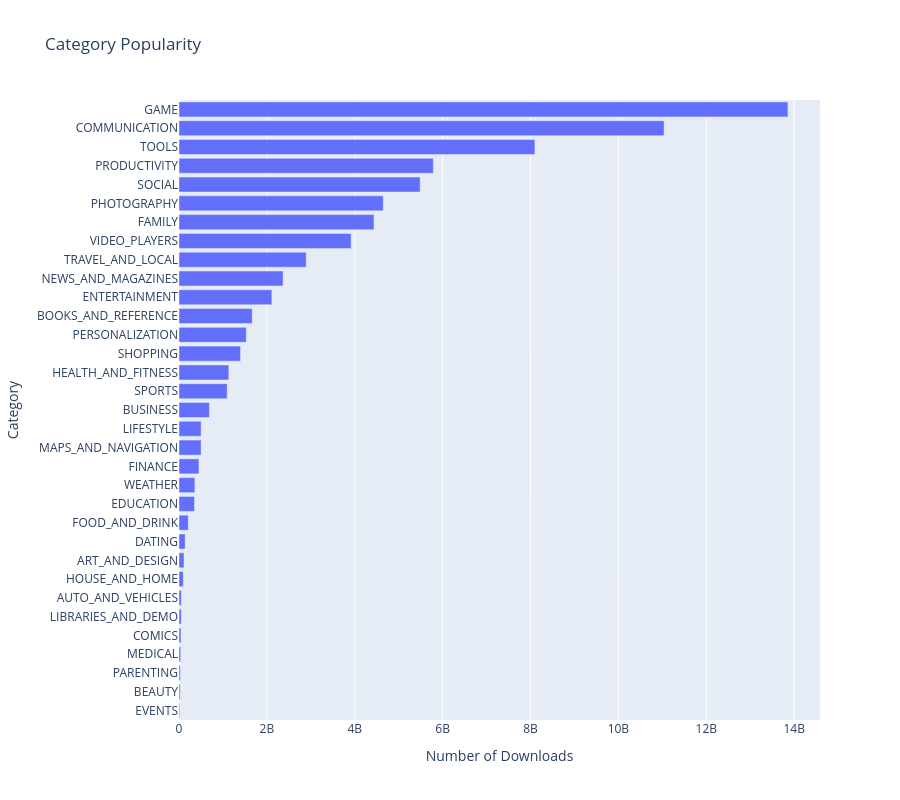

The code cell stored with this chart in its notebook:
### Code cell
h_bar = px.bar(x=category_installs.Installs, 
               y=category_installs.index, 
               orientation="h",
               height=800,
               title="Category Popularity")
h_bar.update_layout(xaxis_title='Number of Downloads', yaxis_title='Category')
h_bar.show()

### Figure 1 — Plotly figure (JSON) as saved in the notebook; plotly's stock layout.template omitted (floating-point values rounded to 4 significant figures)
{"data": [{"hovertemplate": "x=%{x}<br>y=%{y}<extra></extra>", "legendgroup": "", "marker": {"color": "#636efa", "pattern": {"shape": ""}}, "name": "", "orientation": "h", "showlegend": false, "textposition": "auto", "type": "bar", "x": [15949410, 26916200, 31116110, 39162676, 44931100, 52083000, 53129800, 97082000, 114233100, 140912410, 211677750, 352852000, 361096500, 455249400, 503267560, 503611120, 692018120, 1096431465, 1134006220, 1400331540, 1532352930, 1665791655, 2113660000, 2369110650, 2894859300, 3916897200, 4437554490, 4649143130, 5487841475, 5788070180, 8099724500, 11039241530, 13858762717], "xaxis": "x", "y": ["EVENTS", "BEAUTY", "PARENTING", "MEDICAL", "COMICS", "LIBRARIES_AND_DEMO", "AUTO_AND_VEHICLES", "HOUSE_AND_HOME", "ART_AND_DESIGN", "DATING", "FOOD_AND_DRINK", "EDUCATION", "WEATHER", "FINANCE", "MAPS_AND_NAVIGATION", "LIFESTYLE", "BUSINESS", "SPORTS", "HEALTH_AND_FITNESS", "SHOPPING", "PERSONALIZATION", "BOOKS_AND_REFERENCE", "ENTERTAINMENT", "NEWS_AND_MAGAZINES", "TRAVEL_AND_LOCAL", "VIDEO_PLAYERS", "FAMILY", "PHOTOGRAPHY", "SOCIAL", "PRODUCTIVITY", "TOOLS", "COMMUNICATION", "GAME"], "yaxis": "y"}], "layout": {"barmode": "relative", "height": 800, "legend": {"tracegroupgap": 0}, "title": {"text": "Category Popularity"}, "xaxis": {"anchor": "y", "domain": [0, 1], "title": {"text": "Number of Downloads"}}, "yaxis": {"anchor": "x", "domain": [0, 1], "title": {"text": "Category"}}}}
